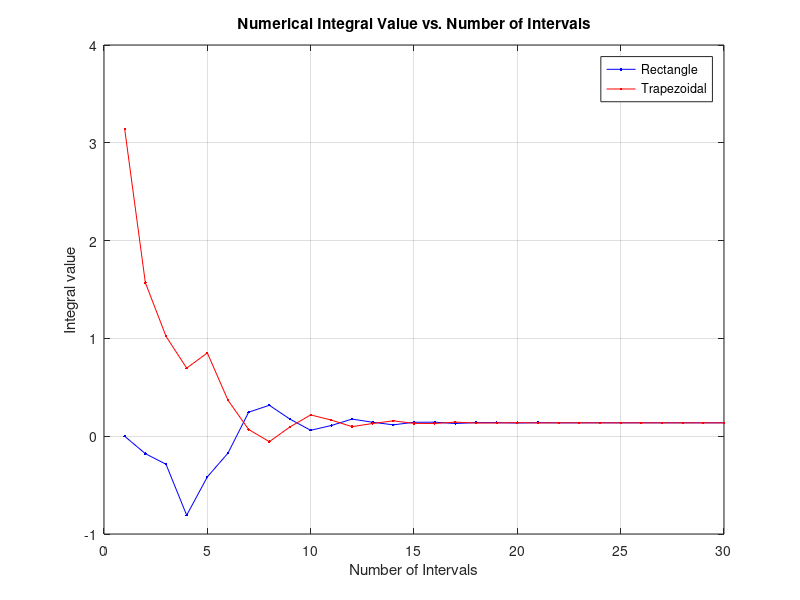

Here is the MATLAB script that generated this plot: (Note: this script raises an error after producing the figure.)
close all; clear all; clear figure;
%%
%AE 370 HW #1
% @author Max Feinberg
% @date 2/10/16
% @version 1.0
% Numerical Integration and Differentation
%%Problem 1
f = @(x) sinh(x);
Problem1_Check = integral(f,2,6);
%Rectangle
a = 2; b = 6;
h = (b-a)/3;
Rectangle_Rule_Approximation = h * (f(8/3)+f(12/3)+f(16/3));
Rectangle_Error = (Rectangle_Rule_Approximation -  Problem1_Check) / Problem1_Check * 100;
%Trapezoid
Trapezoidal_Rule_Approximation = (h/2)*(f(2)+2*f(4)+f(6));
Trap_Error = (Trapezoidal_Rule_Approximation -  Problem1_Check) / Problem1_Check * 100;
%Simpson
Simpson_Rule_Approximation = (h/2)*(f(2)+4*f(4)+f(6));
Simpson_Error = (Simpson_Rule_Approximation -  Problem1_Check) / Problem1_Check * 100;
%Gauss Quadrature
zeta1 = 0; w_1 = 8/9;
zeta2 = sqrt(3/5); w_2=5/9;
zeta3 = -1*sqrt(3/5);
GQ_Approximation = (b-a)*.5*(f(((b-a)*zeta1 + (a+b))/2)*w_1 + f(((b-a)*zeta2 + (a+b))/2)*w_2 + f(((b-a)*zeta3 + (a+b))/2)*w_2);
GQ_Error = (GQ_Approximation -  Problem1_Check) / Problem1_Check * 100;
fprintf(['Problem 1\n'...
        '\nExact Integral Value: %f \n'...
        '\nRectangle Rule Value: %f Percentage Error: %f%% \n'...
        '\nTrapezoidal Value: %f Percentage Error: %f%% \n'...
        '\nSimpson''s Rule Value: %f Percentage Error: %f%% \n'...
        '\nGauss Quadrature: %f Percentage Error: %f%% \n'], Problem1_Check, Rectangle_Rule_Approximation, Rectangle_Error,...
        Trapezoidal_Rule_Approximation, Trap_Error, Simpson_Rule_Approximation, Simpson_Error, GQ_Approximation, GQ_Error);
fprintf(['With only 3 function evaluations, the Gauss Quadrature method of numerical integration is clearly the most accurate\n'...
         'with a percentage error of only -0.126%%.  As is expected, the Rectangle Rule Approximation is roughly twice as accurate\n'...
         'as the Trapezoidal Rule Approximation.  The Simpson''s rule approximation also yields a more accurate result than the\n' ...
         'Rectangle Rule and Trapezoidal Rule approximations.\n\n']);
     
%% Problem 2
fprintf('Problem 2\n');
f2 = @(x) cos((x.^3)+3.*x)./exp(x.^2);
Problem2_Check = integral(f2,0, 2*pi);
TrapezoidalValues = zeros(30,1);
k = 0;
MAX_INTERVAL = 30;
RectangleValues = zeros(2,MAX_INTERVAL);
TrapValues = zeros(2,MAX_INTERVAL);
while k < MAX_INTERVAL
    k = k+1;
    w = (2*pi)/(k);
    Ir = 0;
    It = 0;
    j = 0;
    while j < k
        j = j + 1;
        x = (j-1)*w+(w/2);
        z0 = x - (w/2);
        z1 = x + (w/2);
        Ir = Ir + f2(x)*w;
        It = It + (f2(z0) + f2(z1))*.5*w; 
    end
    RectangleValues(1,k) = k;
    RectangleValues(2,k) = Ir;
    TrapValues(1,k) = k;
    TrapValues(2,k) = It;
end
figure(1)
plot(RectangleValues(1,:),RectangleValues(2,:),'b.-',TrapValues(1,:),TrapValues(2,:),'r.-');
title('Numerical Integral Value vs. Number of Intervals');
legend('Rectangle', 'Trapezoidal');
ylabel('Integral value');
xlabel('Number of Intervals');
grid on;
fprintf(['Both the Rectangle Rule and Trapezoidal Rule approximations begin to converge\n' ...
         'at approximately 15 intervals. At low interval values, the Trapezoidal Rule tends\n'...
         'to overestimate the integral for this function while the Rectangle rule tends to \n'...
         'underestimate the integral.\n\n']);
%% Problem 3
fprintf('Problem 3\n');
f3 = @(x,y) x.*sin(x.^2)+log(2 + y);
Problem3_Check = integral2(f3, -1, 1, -1, 1);
% 1 x 1
GQ1 = 4 * f3(0,0);
GQ1_Error = (GQ1 -  Problem3_Check) / Problem3_Check * 100;
% 2 x2 
eta = sqrt(3)^-1;
zeta = sqrt(3)^-1;
GQ2 = 1 * (f3(eta, zeta)) + 1 * (f3(-1*eta, zeta)) + 1 * (f3(eta, -1*zeta)) + 1 * (f3(-1*eta, -1 * zeta));
GQ2_Error = (GQ2 -  Problem3_Check) / Problem3_Check * 100;
%3 x 3
w1 = 8/9;
w2 = 5/9;
eta = sqrt(3/5);
zeta = sqrt(3/5);
GQ3 = w1 * w1 * f3(0,0) + w1 * w2*f3(eta, 0) + w1 * w2 * f3(-1 * eta, 0) + w1 * w2 * f3(0, eta) + ...
      w1 * w2 * f3(0, -1 * eta) + w2 * w2 * f3(eta, zeta) + w2 * w2 * f3(-1 * eta, zeta) +...
      w2 * w2 * f3(eta, -1 * zeta) + w2 * w2 * f3(-1 * eta, -1 *zeta);
GQ3_Error = (GQ3 -  Problem3_Check) / Problem3_Check * 100;
fprintf(['Exact Integral Value: %f\n'...
         '\n1 * 1 Gauss Quadrature Rule Approximation: %f Percentage Error %f%%\n' ...
         '\n2 * 2 Gauss Quadrature Rule Approximation: %f Percentage Error %f%%\n' ...
         '\n3 * 3 Gauss Quadrature Rule Approximation: %f Percentage Error %f%%\n\n' ...
        ], Problem3_Check, GQ1, GQ1_Error, GQ2, GQ2_Error, GQ3, GQ3_Error );
fprintf(['The Guass Quadrature approximations of the integral quickly converge to the\n'...
         'exact value as the number of sampling points increases.\n\n']);
%% Problem 4
fprintf('Problem 4\n');
f4 = @(x) exp(1 + 3.*x);
syms t;
Problem4_Check = diff(exp(1+3*t), t);
t = 2;
Problem4_Check = eval(Problem4_Check);
h1 = 0.05; h2 = 0.1;
x = 2;
CentralDifferenceApprox1 = (f4(x + h1) - f4(x-h1))/(2*h1);
CD1_Error = (CentralDifferenceApprox1 -  Problem4_Check) / Problem4_Check * 100;
CentralDifferenceApprox2 = (f4(x + h2) - f4(x - h2))/(2*h2);
CD2_Error = (CentralDifferenceApprox2 -  Problem4_Check) / Problem4_Check * 100;
a0 =(CentralDifferenceApprox2 - (2^2)*CentralDifferenceApprox1)/(1-(2^2));
R_Error = (a0 -  Problem4_Check) / Problem4_Check * 100;
fprintf(['Exact Derivative Value: %f\n'...
         '\nh = 0.05 Central Difference Approximation: %f Percentage Error %f%%\n' ...
         '\nh = 0.1 Central Difference Approximation: %f Percentage Error %f%%\n' ...
         '\nRichardson''s Extrapolation Scheme Approximation: %f Percentage Error %f%%\n\n' ...
        ], Problem4_Check, CentralDifferenceApprox1, CD1_Error, CentralDifferenceApprox2, ...
          CD2_Error, a0, R_Error );
fprintf(['Beginning with a small h value of 0.05, our central difference approximation has\n'...
         'a relatively small error of 0.375%%.  However, by implementing the Richardson Extrapolation method\n'...
         'with a q value of 2, we are able to reduce our error drastically to -0.00169%%, a value that is correct\n' ...
         'to 5 significant figures.']);